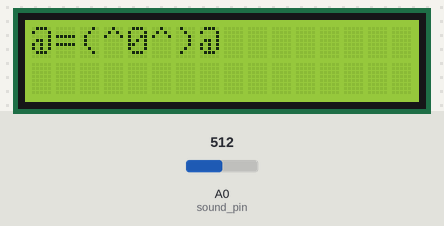
Recording of a sketch running on a simulated Arduino Uno, built with avr-gcc and run on an emulated ATmega328P. Shown: 16×2 character LCD. The test bench sets the inputs (shaded band); at power-on: A0 (sound_pin) = 512. What the sketch prints to the serial monitor is not drawn.

Above: at 1.2 s.
1.3 s: A0 (sound_pin) set to 1010
At 1.47 s:
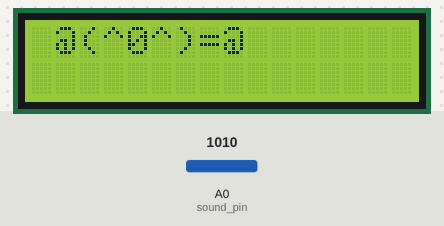
3.5 s: A0 (sound_pin) set to 982
5.0 s: A0 (sound_pin) set to 1023
At 6.53 s:
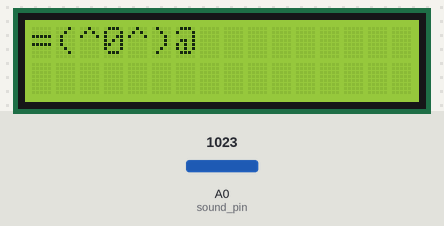
7.9 s: A0 (sound_pin) set to 990
Timing chart, 0 to 10.4 s (numbered marks = the images above; inputs shaded):
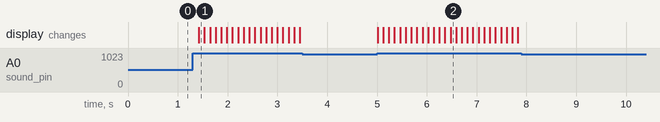

Measured:
- after the input at 1.3 s, the display: changes after 0.12 s (image 1)
- after the input at 3.5 s, every drawn part: stays the same
- after the input at 5.0 s, the display: first changes at once (image 2 shows a later state)
- after the input at 7.9 s, every drawn part: stays the same

The sketch:

streamGo.ino
```cpp
#include <Wire.h>

#include <LiquidCrystal_I2C.h>

/*
Plus Quiz) 사운드 감지 센서를 활용하여 스마트폰 게임 '스크림 고(Scream Go)'게임을 만들어 보자.
'스크림 고' 게임은 게이머가 소리를 내야 게임속 케릭터를 움직일 수 있는 게임이다.
우리도 사운드 센서와 LCD 액정을 활용하여, 사운드가 감지되면 액정에 표시된 케릭터가 좌측에서 우측으로 이동하도록 처리해 보자
*/

int sound_pin = A0;
boolean isRight = true;
int count = 0;


// Set the LCD address to 0x27 for a 16 chars and 2 line display
LiquidCrystal_I2C lcd(0x27, 16, 2);

void setup() {
  Serial.begin(9600);
  // initialize the LCD
  lcd.begin();

  // Turn on the blacklight and print a message.
  lcd.backlight();

  lcd.print("@=(^0^)@");


}

void loop() {
  int sound_value = analogRead(sound_pin);

  if (count >= 16) {
    isRight = false;
  }

  if (count < 0 ) {
    isRight = true;
  }

  if (sound_value >= 1000 && isRight) {
    lcd.scrollDisplayRight();
    count++;
  }

  if (sound_value >= 1000 && !isRight) {
    lcd.scrollDisplayLeft();
    count--;
  }

  if(count %2 == 1){
    lcd.clear();
    lcd.setCursor(count, 0);
    lcd.print("@(^0^)=@");

  } else {
    lcd.clear();
    lcd.setCursor(count, 0);
    lcd.print("@=(^0^)@");

  }


  Serial.print("sound value : ");
  Serial.println(sound_value);


  delay(100);
}
```
